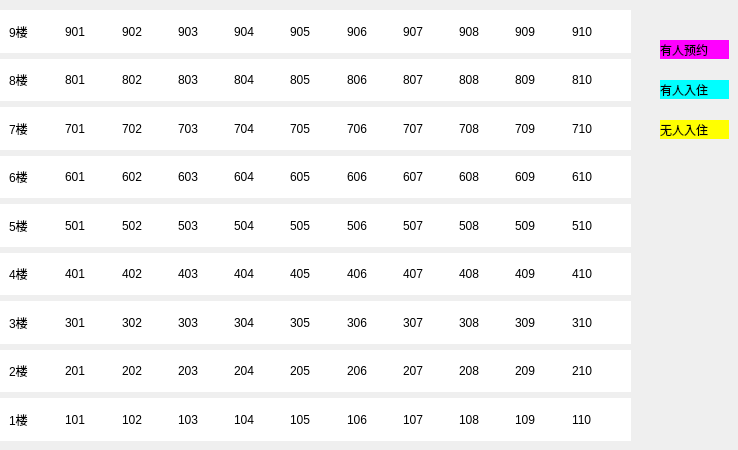
     <widget class="QWidget" name="tab_6">
      <attribute name="title">
       <string>今日房态</string>
      </attribute>
      <widget class="QLabel" name="lblyryy">
       <property name="geometry">
        <rect>
         <x>660</x>
         <y>40</y>
         <width>69</width>
         <height>19</height>
        </rect>
       </property>
       <property name="styleSheet">
        <string notr="true">background-color: rgb(255, 0, 255);</string>
       </property>
       <property name="text">
        <string>有人预约</string>
       </property>
      </widget>
      <widget class="QLabel" name="lblyrrz">
       <property name="geometry">
        <rect>
         <x>660</x>
         <y>80</y>
         <width>69</width>
         <height>19</height>
        </rect>
       </property>
       <property name="styleSheet">
        <string notr="true">background-color: rgb(0, 255, 255);</string>
       </property>
       <property name="text">
        <string>有人入住</string>
       </property>
      </widget>
      <widget class="QLabel" name="lblwrrz">
       <property name="geometry">
        <rect>
         <x>660</x>
         <y>120</y>
         <width>69</width>
         <height>19</height>
        </rect>
       </property>
       <property name="styleSheet">
        <string notr="true">background-color: rgb(255, 255, 0);</string>
       </property>
       <property name="text">
        <string>无人入住</string>
       </property>
      </widget>
      <widget class="QWidget" name="widget_7" native="true">
       <property name="geometry">
        <rect>
         <x>0</x>
         <y>10</y>
         <width>631</width>
         <height>431</height>
        </rect>
       </property>
       <layout class="QVBoxLayout" name="verticalLayout">
        <item>
         <widget class="QWidget" name="widget_17" native="true">
          <property name="styleSheet">
           <string notr="true">background-color: rgb(255, 255, 255);</string>
          </property>
          <layout class="QHBoxLayout" name="horizontalLayout_9">
           <item>
            <widget class="QLabel" name="lblF9">
             <property name="text">
              <string>9楼</string>
             </property>
            </widget>
           </item>
           <item>
            <widget class="QLabel" name="lbl901">
             <property name="text">
              <string>901</string>
             </property>
            </widget>
           </item>
           <item>
            <widget class="QLabel" name="lbl902">
             <property name="text">
              <string>902</string>
             </property>
            </widget>
           </item>
           <item>
            <widget class="QLabel" name="lbl903">
             <property name="text">
              <string>903</string>
             </property>
            </widget>
           </item>
           <item>
            <widget class="QLabel" name="lbl904">
             <property name="text">
              <string>904</string>
             </property>
            </widget>
           </item>
           <item>
            <widget class="QLabel" name="lbl905">
             <property name="text">
              <string>905</string>
             </property>
            </widget>
           </item>
           <item>
            <widget class="QLabel" name="lbl906">
             <property name="text">
              <string>906</string>
             </property>
            </widget>
           </item>
           <item>
            <widget class="QLabel" name="lbl907">
             <property name="styleSheet">
              <string notr="true"/>
             </property>
             <property name="text">
              <string>907</string>
             </property>
            </widget>
           </item>
           <item>
            <widget class="QLabel" name="lbl908">
             <property name="text">
              <string>908</string>
             </property>
            </widget>
           </item>
           <item>
            <widget class="QLabel" name="lbl909">
             <property name="text">
              <string>909</string>
             </property>
            </widget>
           </item>
           <item>
            <widget class="QLabel" name="lbl910">
             <property name="text">
              <string>910</string>
             </property>
            </widget>
           </item>
          </layout>
         </widget>
        </item>
        <item>
         <widget class="QWidget" name="widget_16" native="true">
          <property name="styleSheet">
           <string notr="true">background-color: rgb(255, 255, 255);</string>
          </property>
          <layout class="QHBoxLayout" name="horizontalLayout_8">
           <item>
            <widget class="QLabel" name="lblF8">
             <property name="text">
              <string>8楼</string>
             </property>
            </widget>
           </item>
           <item>
            <widget class="QLabel" name="lbl801">
             <property name="text">
              <string>801</string>
             </property>
            </widget>
           </item>
           <item>
            <widget class="QLabel" name="lbl802">
             <property name="text">
              <string>802</string>
             </property>
            </widget>
           </item>
           <item>
            <widget class="QLabel" name="lbl803">
             <property name="text">
              <string>803</string>
             </property>
            </widget>
           </item>
           <item>
            <widget class="QLabel" name="lbl804">
             <property name="text">
              <string>804</string>
             </property>
            </widget>
           </item>
           <item>
            <widget class="QLabel" name="lbl805">
             <property name="text">
              <string>805</string>
             </property>
            </widget>
           </item>
           <item>
            <widget class="QLabel" name="lbl806">
             <property name="text">
              <string>806</string>
             </property>
            </widget>
           </item>
           <item>
            <widget class="QLabel" name="lbl807">
             <property name="text">
              <string>807</string>
             </property>
            </widget>
           </item>
           <item>
            <widget class="QLabel" name="lbl808">
             <property name="text">
              <string>808</string>
             </property>
            </widget>
           </item>
           <item>
            <widget class="QLabel" name="lbl809">
             <property name="text">
              <string>809</string>
             </property>
            </widget>
           </item>
           <item>
            <widget class="QLabel" name="lbl810">
             <property name="text">
              <string>810</string>
             </property>
            </widget>
           </item>
          </layout>
         </widget>
        </item>
        <item>
         <widget class="QWidget" name="widget_15" native="true">
          <property name="styleSheet">
           <string notr="true">background-color: rgb(255, 255, 255);</string>
          </property>
          <layout class="QHBoxLayout" name="horizontalLayout_7">
           <item>
            <widget class="QLabel" name="lblF7">
             <property name="text">
              <string>7楼</string>
             </property>
            </widget>
           </item>
           <item>
            <widget class="QLabel" name="lbl701">
             <property name="text">
              <string>701</string>
             </property>
            </widget>
           </item>
           <item>
            <widget class="QLabel" name="lbl702">
             <property name="text">
              <string>702</string>
             </property>
            </widget>
           </item>
           <item>
            <widget class="QLabel" name="lbl703">
             <property name="text">
              <string>703</string>
             </property>
            </widget>
           </item>
           <item>
            <widget class="QLabel" name="lbl704">
             <property name="text">
              <string>704</string>
             </property>
            </widget>
           </item>
           <item>
            <widget class="QLabel" name="lbl705">
             <property name="text">
              <string>705</string>
             </property>
            </widget>
           </item>
           <item>
            <widget class="QLabel" name="lbl706">
             <property name="text">
              <string>706</string>
             </property>
            </widget>
           </item>
           <item>
            <widget class="QLabel" name="lbl707">
             <property name="text">
              <string>707</string>
             </property>
            </widget>
           </item>
           <item>
            <widget class="QLabel" name="lbl708">
             <property name="text">
              <string>708</string>
             </property>
            </widget>
           </item>
           <item>
            <widget class="QLabel" name="lbl709">
             <property name="text">
              <string>709</string>
             </property>
            </widget>
           </item>
           <item>
            <widget class="QLabel" name="lbl710">
             <property name="text">
              <string>710</string>
             </property>
            </widget>
           </item>
          </layout>
         </widget>
        </item>
        <item>
         <widget class="QWidget" name="widget_14" native="true">
          <property name="styleSheet">
           <string notr="true">background-color: rgb(255, 255, 255);</string>
          </property>
          <layout class="QHBoxLayout" name="horizontalLayout_6">
           <item>
            <widget class="QLabel" name="lblF6">
             <property name="text">
              <string>6楼</string>
             </property>
            </widget>
           </item>
           <item>
            <widget class="QLabel" name="lbl601">
             <property name="text">
              <string>601</string>
             </property>
            </widget>
           </item>
           <item>
            <widget class="QLabel" name="lbl602">
             <property name="text">
              <string>602</string>
             </property>
            </widget>
           </item>
           <item>
            <widget class="QLabel" name="lbl603">
             <property name="text">
              <string>603</string>
             </property>
            </widget>
           </item>
           <item>
            <widget class="QLabel" name="lbl604">
             <property name="text">
              <string>604</string>
             </property>
            </widget>
           </item>
           <item>
            <widget class="QLabel" name="lbl605">
             <property name="text">
              <string>605</string>
             </property>
            </widget>
           </item>
           <item>
            <widget class="QLabel" name="lbl606">
             <property name="text">
              <string>606</string>
             </property>
            </widget>
           </item>
           <item>
            <widget class="QLabel" name="lbl607">
             <property name="text">
              <string>607</string>
             </property>
            </widget>
           </item>
           <item>
            <widget class="QLabel" name="lbl608">
             <property name="text">
              <string>608</string>
             </property>
            </widget>
           </item>
           <item>
            <widget class="QLabel" name="lbl609">
             <property name="text">
              <string>609</string>
             </property>
            </widget>
           </item>
           <item>
            <widget class="QLabel" name="lbl610">
             <property name="text">
              <string>610</string>
             </property>
            </widget>
           </item>
          </layout>
         </widget>
        </item>
        <item>
         <widget class="QWidget" name="widget_13" native="true">
          <property name="styleSheet">
           <string notr="true">background-color: rgb(255, 255, 255);</string>
          </property>
          <layout class="QHBoxLayout" name="horizontalLayout_5">
           <item>
            <widget class="QLabel" name="lblF5">
             <property name="text">
              <string>5楼</string>
             </property>
            </widget>
           </item>
           <item>
            <widget class="QLabel" name="lbl501">
             <property name="text">
              <string>501</string>
             </property>
            </widget>
           </item>
           <item>
            <widget class="QLabel" name="lbl502">
             <property name="text">
              <string>502</string>
             </property>
            </widget>
           </item>
           <item>
            <widget class="QLabel" name="lbl503">
             <property name="text">
              <string>503</string>
             </property>
            </widget>
           </item>
           <item>
            <widget class="QLabel" name="lbl504">
             <property name="text">
              <string>504</string>
             </property>
            </widget>
           </item>
           <item>
            <widget class="QLabel" name="lbl505">
             <property name="text">
              <string>505</string>
             </property>
            </widget>
           </item>
           <item>
            <widget class="QLabel" name="lbl506">
             <property name="text">
              <string>506</string>
             </property>
            </widget>
           </item>
           <item>
            <widget class="QLabel" name="lbl507">
             <property name="text">
              <string>507</string>
             </property>
            </widget>
           </item>
           <item>
            <widget class="QLabel" name="lbl508">
             <property name="text">
              <string>508</string>
             </property>
            </widget>
           </item>
           <item>
            <widget class="QLabel" name="lbl509">
             <property name="text">
              <string>509</string>
             </property>
            </widget>
           </item>
           <item>
            <widget class="QLabel" name="lbl510">
             <property name="text">
              <string>510</string>
             </property>
            </widget>
           </item>
          </layout>
         </widget>
        </item>
        <item>
         <widget class="QWidget" name="widget_12" native="true">
          <property name="styleSheet">
           <string notr="true">background-color: rgb(255, 255, 255);</string>
          </property>
          <layout class="QHBoxLayout" name="horizontalLayout_4">
           <item>
            <widget class="QLabel" name="lblF4">
             <property name="text">
              <string>4楼</string>
             </property>
            </widget>
           </item>
           <item>
            <widget class="QLabel" name="lbl401">
             <property name="text">
              <string>401</string>
             </property>
            </widget>
           </item>
           <item>
            <widget class="QLabel" name="lbl402">
             <property name="text">
              <string>402</string>
             </property>
            </widget>
           </item>
           <item>
            <widget class="QLabel" name="lbl403">
             <property name="text">
              <string>403</string>
             </property>
            </widget>
           </item>
           <item>
            <widget class="QLabel" name="lbl404">
             <property name="text">
              <string>404</string>
             </property>
            </widget>
           </item>
           <item>
            <widget class="QLabel" name="lbl405">
             <property name="text">
              <string>405</string>
             </property>
            </widget>
           </item>
           <item>
            <widget class="QLabel" name="lbl406">
             <property name="text">
              <string>406</string>
             </property>
            </widget>
           </item>
           <item>
            <widget class="QLabel" name="lbl407">
             <property name="text">
              <string>407</string>
             </property>
            </widget>
           </item>
           <item>
            <widget class="QLabel" name="lbl408">
             <property name="text">
              <string>408</string>
             </property>
            </widget>
           </item>
           <item>
            <widget class="QLabel" name="lbl409">
             <property name="text">
              <string>409</string>
             </property>
            </widget>
           </item>
           <item>
            <widget class="QLabel" name="lbl410">
             <property name="text">
              <string>410</string>
             </property>
            </widget>
           </item>
          </layout>
         </widget>
        </item>
        <item>
         <widget class="QWidget" name="widget_4" native="true">
          <property name="styleSheet">
           <string notr="true">background-color: rgb(255, 255, 255);</string>
          </property>
          <layout class="QHBoxLayout" name="horizontalLayout_3">
           <item>
            <widget class="QLabel" name="lblF3">
             <property name="text">
              <string>3楼</string>
             </property>
            </widget>
           </item>
           <item>
            <widget class="QLabel" name="lbl301">
             <property name="text">
              <string>301</string>
             </property>
            </widget>
           </item>
           <item>
            <widget class="QLabel" name="lbl302">
             <property name="text">
              <string>302</string>
             </property>
            </widget>
           </item>
           <item>
            <widget class="QLabel" name="lbl303">
             <property name="text">
              <string>303</string>
             </property>
            </widget>
           </item>
           <item>
            <widget class="QLabel" name="lbl304">
             <property name="text">
              <string>304</string>
             </property>
            </widget>
           </item>
           <item>
            <widget class="QLabel" name="lbl305">
             <property name="text">
              <string>305</string>
             </property>
            </widget>
           </item>
           <item>
            <widget class="QLabel" name="lbl306">
             <property name="text">
              <string>306</string>
             </property>
            </widget>
           </item>
           <item>
            <widget class="QLabel" name="lbl307">
             <property name="text">
              <string>307</string>
             </property>
            </widget>
           </item>
           <item>
            <widget class="QLabel" name="lbl308">
             <property name="text">
              <string>308</string>
             </property>
            </widget>
           </item>
           <item>
            <widget class="QLabel" name="lbl309">
             <property name="text">
              <string>309</string>
             </property>
            </widget>
           </item>
           <item>
            <widget class="QLabel" name="lbl310">
             <property name="text">
              <string>310</string>
             </property>
            </widget>
           </item>
          </layout>
         </widget>
        </item>
        <item>
         <widget class="QWidget" name="widget" native="true">
          <property name="styleSheet">
           <string notr="true">background-color: rgb(255, 255, 255);</string>
          </property>
          <layout class="QHBoxLayout" name="horizontalLayout_2">
           <item>
            <widget class="QLabel" name="lblF2">
             <property name="text">
              <string>2楼</string>
             </property>
            </widget>
           </item>
           <item>
            <widget class="QLabel" name="lbl201">
             <property name="text">
              <string>201</string>
             </property>
            </widget>
           </item>
           <item>
            <widget class="QLabel" name="lbl202">
             <property name="text">
              <string>202</string>
             </property>
            </widget>
           </item>
           <item>
            <widget class="QLabel" name="lbl203">
             <property name="text">
              <string>203</string>
             </property>
            </widget>
           </item>
           <item>
            <widget class="QLabel" name="lbl204">
             <property name="text">
              <string>204</string>
             </property>
            </widget>
           </item>
           <item>
            <widget class="QLabel" name="lbl205">
             <property name="text">
              <string>205</string>
             </property>
            </widget>
           </item>
           <item>
            <widget class="QLabel" name="lbl206">
             <property name="text">
              <string>206</string>
             </property>
            </widget>
           </item>
           <item>
            <widget class="QLabel" name="lbl207">
             <property name="text">
              <string>207</string>
             </property>
            </widget>
           </item>
           <item>
            <widget class="QLabel" name="lbl208">
             <property name="text">
              <string>208</string>
             </property>
            </widget>
           </item>
           <item>
            <widget class="QLabel" name="lbl209">
             <property name="text">
              <string>209</string>
             </property>
            </widget>
           </item>
           <item>
            <widget class="QLabel" name="lbl210">
             <property name="text">
              <string>210</string>
             </property>
            </widget>
           </item>
          </layout>
         </widget>
        </item>
        <item>
         <widget class="QWidget" name="widget_2" native="true">
          <property name="styleSheet">
           <string notr="true">background-color: rgb(255, 255, 255);</string>
          </property>
          <layout class="QHBoxLayout" name="horizontalLayout">
           <item>
            <widget class="QLabel" name="lblF1">
             <property name="text">
              <string>1楼</string>
             </property>
            </widget>
           </item>
           <item>
            <widget class="QLabel" name="lbl101">
             <property name="text">
              <string>101</string>
             </property>
            </widget>
           </item>
           <item>
            <widget class="QLabel" name="lbl102">
             <property name="text">
              <string>102</string>
             </property>
            </widget>
           </item>
           <item>
            <widget class="QLabel" name="lbl103">
             <property name="text">
              <string>103</string>
             </property>
            </widget>
           </item>
           <item>
            <widget class="QLabel" name="lbl104">
             <property name="text">
              <string>104</string>
             </property>
            </widget>
           </item>
           <item>
            <widget class="QLabel" name="lbl105">
             <property name="text">
              <string>105</string>
             </property>
            </widget>
           </item>
           <item>
            <widget class="QLabel" name="lbl106">
             <property name="text">
              <string>106</string>
             </property>
            </widget>
           </item>
           <item>
            <widget class="QLabel" name="lbl107">
             <property name="text">
              <string>107</string>
             </property>
            </widget>
           </item>
           <item>
            <widget class="QLabel" name="lbl108">
             <property name="text">
              <string>108</string>
             </property>
            </widget>
           </item>
           <item>
            <widget class="QLabel" name="lbl109">
             <property name="text">
              <string>109</string>
             </property>
            </widget>
           </item>
           <item>
            <widget class="QLabel" name="lbl110">
             <property name="text">
              <string>110</string>
             </property>
            </widget>
           </item>
          </layout>
         </widget>
        </item>
       </layout>
      </widget>
     </widget>
